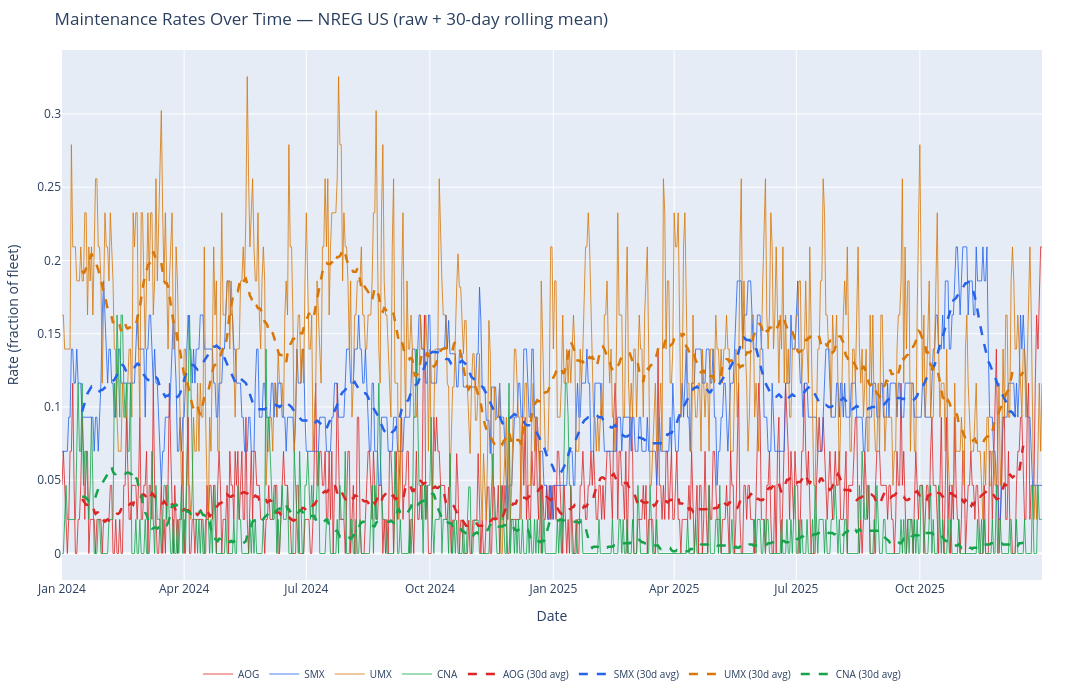

Write notebook code for a chart like this one.
### Code cell
rate_cols = ["aog_rate", "smx_rate", "umx_rate", "cna_rate"]
colors = ["#dc2626", "#2563eb", "#d97706", "#16a34a"]

fig = go.Figure()
for col, color in zip(rate_cols, colors):
    fig.add_trace(go.Scatter(
        x=df_fleet["DATE_DAY"].to_list(),
        y=df_fleet[col].to_list(),
        mode="lines",
        name=col.upper().replace("_RATE",""),
        line=dict(color=color, width=1),
        opacity=0.8
    ))

# also add 30-day rolling mean for each to see signal through noise
df_pd = df_fleet.to_pandas()  # statsmodels and rolling need pandas
for col, color in zip(rate_cols, colors):
    rolling = df_pd[col].rolling(30, center=True).mean()
    fig.add_trace(go.Scatter(
        x=df_pd["DATE_DAY"].tolist(),
        y=rolling.tolist(),
        mode="lines",
        name=f"{col.upper().replace('_RATE','')} (30d avg)",
        line=dict(color=color, width=2.5, dash="dash")
    ))

fig.update_layout(
    title="Maintenance Rates Over Time — NREG US (raw + 30-day rolling mean)",
    xaxis_title="Date",
    yaxis_title="Rate (fraction of fleet)",
    **PLOT_CFG
)
fig.show()

### Figure 1 — Plotly figure (JSON) as saved in the notebook; plotly's stock layout.template omitted (floating-point values rounded to 4 significant figures; data arrays with more than 128 entries replaced by an {"elided": "..."} marker saying what was removed)
{"data": [{"line": {"color": "#dc2626", "width": 1}, "mode": "lines", "name": "AOG", "opacity": 0.8, "type": "scatter", "x": {"elided": "731 str values"}, "y": {"elided": "731 float values"}}, {"line": {"color": "#2563eb", "width": 1}, "mode": "lines", "name": "SMX", "opacity": 0.8, "type": "scatter", "x": {"elided": "731 str values"}, "y": {"elided": "731 float values"}}, {"line": {"color": "#d97706", "width": 1}, "mode": "lines", "name": "UMX", "opacity": 0.8, "type": "scatter", "x": {"elided": "731 str values"}, "y": {"elided": "731 float values"}}, {"line": {"color": "#16a34a", "width": 1}, "mode": "lines", "name": "CNA", "opacity": 0.8, "type": "scatter", "x": {"elided": "731 str values"}, "y": {"elided": "731 float values"}}, {"line": {"color": "#dc2626", "dash": "dash", "width": 2.5}, "mode": "lines", "name": "AOG (30d avg)", "type": "scatter", "x": {"elided": "731 str values"}, "y": {"elided": "731 float values"}}, {"line": {"color": "#2563eb", "dash": "dash", "width": 2.5}, "mode": "lines", "name": "SMX (30d avg)", "type": "scatter", "x": {"elided": "731 str values"}, "y": {"elided": "731 float values"}}, {"line": {"color": "#d97706", "dash": "dash", "width": 2.5}, "mode": "lines", "name": "UMX (30d avg)", "type": "scatter", "x": {"elided": "731 str values"}, "y": {"elided": "731 float values"}}, {"line": {"color": "#16a34a", "dash": "dash", "width": 2.5}, "mode": "lines", "name": "CNA (30d avg)", "type": "scatter", "x": {"elided": "731 str values"}, "y": {"elided": "731 float values"}}], "layout": {"height": 700, "legend": {"font": {"size": 10}, "orientation": "h", "x": 0.5, "xanchor": "center", "y": -0.15, "yanchor": "top"}, "margin": {"b": 120, "l": 50, "r": 50, "t": 50}, "title": {"text": "Maintenance Rates Over Time — NREG US (raw + 30-day rolling mean)"}, "width": 1200, "xaxis": {"title": {"text": "Date"}}, "yaxis": {"title": {"text": "Rate (fraction of fleet)"}}}}
